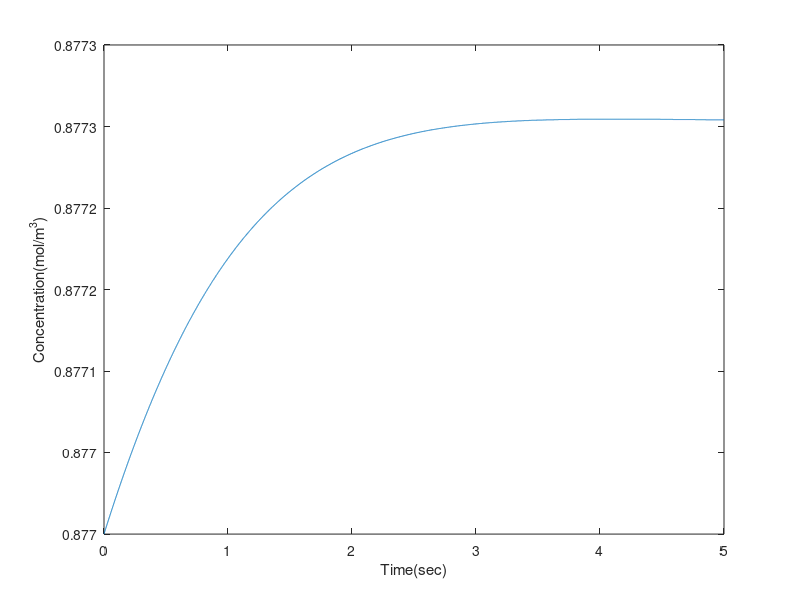
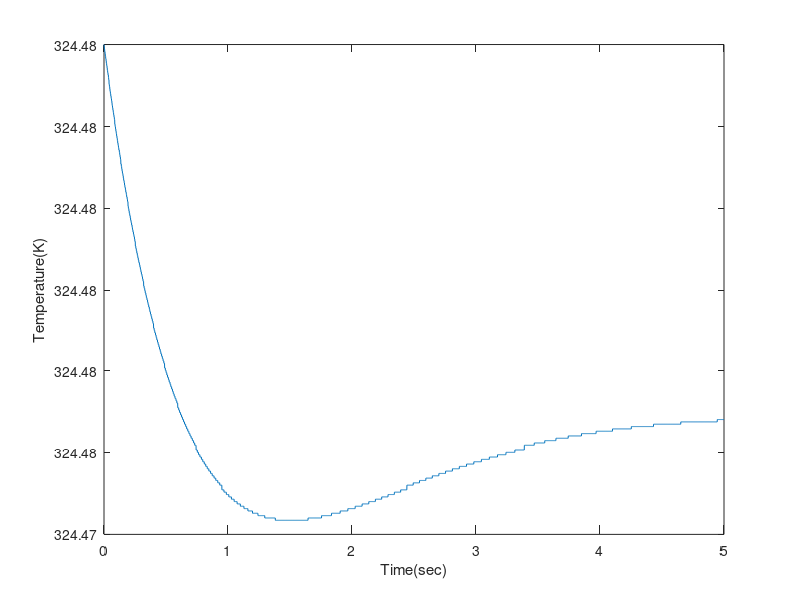

Write the MATLAB code that produced these figures, in order.
tspan = 0:0.001:5; %time_range
F = 100;%flow_rate
V = 100;%Volume of CSTR
CAf = 1;%Feed_concentration
alpha = 7.2e10;%pre_exponential_factor
E_R = 8750; %activation_energy/gas_constant
Tf = 350;%feed_temperature 
delH = 5e4;%-1*heat_of_rxn
rho = 1000;%density of mixture
Cp = 0.239;% heat capacity of mixture
U_A = 50000;%overall_heat_transfer_coefficient
Tc = 300;%coolant_temperature
y0 = [0.877 324.48];%inital_concentration_and_initail_temperature
%differential_equations
dydt = @(t,y)[F/V*(CAf-y(1))-alpha*exp(-E_R/y(2))*y(1); 
   F/V*(Tf-y(2))+(delH/(rho*Cp))*alpha*exp(-E_R/y(2))*y(1)-(U_A/(V*Cp*rho))*(y(2)-Tc)];
[t,y] = ode45(dydt,tspan,y0);%solving_using_ode45
figure(3);
plot(t,y(:,1),'-')
xlabel('Time(sec)'), ylabel('Concentration(mol/m^3)')
figure(4);
plot(t,y(:,2),'-')
xlabel('Time(sec)'), ylabel('Temperature(K)') 
